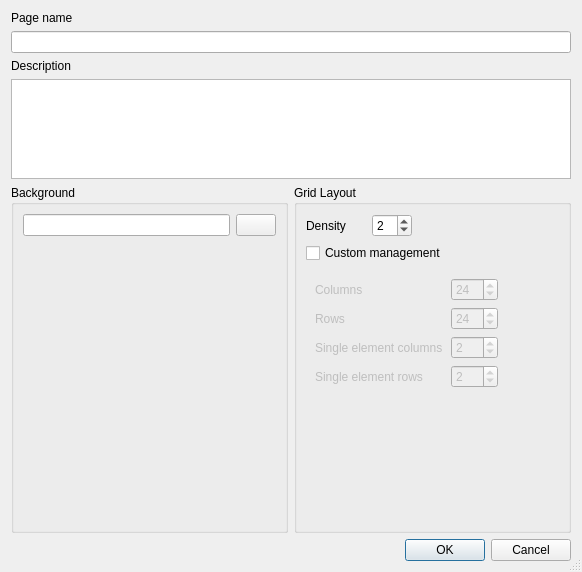
<?xml version="1.0" encoding="UTF-8"?>
<ui version="4.0">
 <class>PageEditorDialog</class>
 <widget class="QDialog" name="PageEditorDialog">
  <property name="geometry">
   <rect>
    <x>0</x>
    <y>0</y>
    <width>582</width>
    <height>572</height>
   </rect>
  </property>
  <property name="windowTitle">
   <string>Dialog</string>
  </property>
  <property name="sizeGripEnabled">
   <bool>true</bool>
  </property>
  <layout class="QVBoxLayout" name="verticalLayout_5">
   <item>
    <widget class="QLabel" name="label">
     <property name="text">
      <string>Page name</string>
     </property>
    </widget>
   </item>
   <item>
    <widget class="QLineEdit" name="lineEdit"/>
   </item>
   <item>
    <widget class="QLabel" name="label_4">
     <property name="text">
      <string>Description</string>
     </property>
    </widget>
   </item>
   <item>
    <widget class="QTextEdit" name="textEdit">
     <property name="maximumSize">
      <size>
       <width>16777215</width>
       <height>100</height>
      </size>
     </property>
    </widget>
   </item>
   <item>
    <layout class="QHBoxLayout" name="horizontalLayout_4">
     <item>
      <widget class="QGroupBox" name="groupBox_2">
       <property name="title">
        <string>Background</string>
       </property>
       <layout class="QVBoxLayout" name="verticalLayout_4">
        <item>
         <layout class="QHBoxLayout" name="horizontalLayout_3">
          <item>
           <widget class="QLineEdit" name="backgroundLineEdit"/>
          </item>
          <item>
           <widget class="QPushButton" name="backgroundPushButton">
            <property name="text">
             <string/>
            </property>
            <property name="icon">
             <iconset resource="../resources/icons/icons.qrc">
              <normaloff>:/icons8_plus_math_32px_1.png</normaloff>:/icons8_plus_math_32px_1.png</iconset>
            </property>
           </widget>
          </item>
         </layout>
        </item>
        <item>
         <widget class="QLabel" name="backgroundPreview">
          <property name="sizePolicy">
           <sizepolicy hsizetype="Preferred" vsizetype="Expanding">
            <horstretch>0</horstretch>
            <verstretch>0</verstretch>
           </sizepolicy>
          </property>
          <property name="text">
           <string/>
          </property>
         </widget>
        </item>
       </layout>
      </widget>
     </item>
     <item>
      <widget class="QGroupBox" name="groupBox">
       <property name="title">
        <string>Grid Layout</string>
       </property>
       <layout class="QVBoxLayout" name="verticalLayout_3">
        <item>
         <layout class="QHBoxLayout" name="horizontalLayout">
          <item>
           <widget class="QLabel" name="label_7">
            <property name="minimumSize">
             <size>
              <width>60</width>
              <height>0</height>
             </size>
            </property>
            <property name="text">
             <string>Density</string>
            </property>
           </widget>
          </item>
          <item>
           <widget class="QSpinBox" name="densitySpinBox">
            <property name="minimumSize">
             <size>
              <width>40</width>
              <height>0</height>
             </size>
            </property>
            <property name="maximumSize">
             <size>
              <width>40</width>
              <height>16777215</height>
             </size>
            </property>
            <property name="minimum">
             <number>1</number>
            </property>
            <property name="maximum">
             <number>8</number>
            </property>
            <property name="value">
             <number>2</number>
            </property>
           </widget>
          </item>
          <item>
           <spacer name="horizontalSpacer_5">
            <property name="orientation">
             <enum>Qt::Horizontal</enum>
            </property>
            <property name="sizeHint" stdset="0">
             <size>
              <width>40</width>
              <height>20</height>
             </size>
            </property>
           </spacer>
          </item>
         </layout>
        </item>
        <item>
         <widget class="QCheckBox" name="checkBox">
          <property name="text">
           <string>Custom management</string>
          </property>
         </widget>
        </item>
        <item>
         <widget class="QWidget" name="singleWidget" native="true">
          <property name="enabled">
           <bool>false</bool>
          </property>
          <layout class="QHBoxLayout" name="horizontalLayout_2">
           <item>
            <layout class="QVBoxLayout" name="verticalLayout">
             <item>
              <widget class="QLabel" name="label_2">
               <property name="minimumSize">
                <size>
                 <width>130</width>
                 <height>0</height>
                </size>
               </property>
               <property name="text">
                <string>Columns</string>
               </property>
              </widget>
             </item>
             <item>
              <widget class="QLabel" name="label_3">
               <property name="minimumSize">
                <size>
                 <width>130</width>
                 <height>0</height>
                </size>
               </property>
               <property name="text">
                <string>Rows</string>
               </property>
              </widget>
             </item>
             <item>
              <widget class="QLabel" name="label_5">
               <property name="minimumSize">
                <size>
                 <width>130</width>
                 <height>0</height>
                </size>
               </property>
               <property name="text">
                <string>Single element columns</string>
               </property>
              </widget>
             </item>
             <item>
              <widget class="QLabel" name="label_6">
               <property name="minimumSize">
                <size>
                 <width>130</width>
                 <height>0</height>
                </size>
               </property>
               <property name="text">
                <string>Single element rows</string>
               </property>
              </widget>
             </item>
            </layout>
           </item>
           <item>
            <layout class="QVBoxLayout" name="verticalLayout_2">
             <item>
              <widget class="QSpinBox" name="columnsSpinBox">
               <property name="minimum">
                <number>1</number>
               </property>
               <property name="maximum">
                <number>200</number>
               </property>
               <property name="value">
                <number>24</number>
               </property>
              </widget>
             </item>
             <item>
              <widget class="QSpinBox" name="rowsSpinBox">
               <property name="minimum">
                <number>1</number>
               </property>
               <property name="maximum">
                <number>200</number>
               </property>
               <property name="value">
                <number>24</number>
               </property>
              </widget>
             </item>
             <item>
              <widget class="QSpinBox" name="singleColumnsSpinBox">
               <property name="minimum">
                <number>1</number>
               </property>
               <property name="value">
                <number>2</number>
               </property>
              </widget>
             </item>
             <item>
              <widget class="QSpinBox" name="singleRowsSpinBox">
               <property name="minimum">
                <number>1</number>
               </property>
               <property name="value">
                <number>2</number>
               </property>
              </widget>
             </item>
            </layout>
           </item>
           <item>
            <spacer name="horizontalSpacer">
             <property name="orientation">
              <enum>Qt::Horizontal</enum>
             </property>
             <property name="sizeHint" stdset="0">
              <size>
               <width>40</width>
               <height>20</height>
              </size>
             </property>
            </spacer>
           </item>
          </layout>
         </widget>
        </item>
        <item>
         <spacer name="verticalSpacer">
          <property name="orientation">
           <enum>Qt::Vertical</enum>
          </property>
          <property name="sizeHint" stdset="0">
           <size>
            <width>20</width>
            <height>40</height>
           </size>
          </property>
         </spacer>
        </item>
       </layout>
      </widget>
     </item>
    </layout>
   </item>
   <item>
    <widget class="QDialogButtonBox" name="buttonBox">
     <property name="orientation">
      <enum>Qt::Horizontal</enum>
     </property>
     <property name="standardButtons">
      <set>QDialogButtonBox::Cancel|QDialogButtonBox::Ok</set>
     </property>
    </widget>
   </item>
  </layout>
 </widget>
 <resources>
  <include location="../resources/icons/icons.qrc"/>
 </resources>
 <connections>
  <connection>
   <sender>buttonBox</sender>
   <signal>accepted()</signal>
   <receiver>PageEditorDialog</receiver>
   <slot>accept()</slot>
   <hints>
    <hint type="sourcelabel">
     <x>248</x>
     <y>254</y>
    </hint>
    <hint type="destinationlabel">
     <x>157</x>
     <y>274</y>
    </hint>
   </hints>
  </connection>
  <connection>
   <sender>buttonBox</sender>
   <signal>rejected()</signal>
   <receiver>PageEditorDialog</receiver>
   <slot>reject()</slot>
   <hints>
    <hint type="sourcelabel">
     <x>316</x>
     <y>260</y>
    </hint>
    <hint type="destinationlabel">
     <x>286</x>
     <y>274</y>
    </hint>
   </hints>
  </connection>
 </connections>
</ui>
